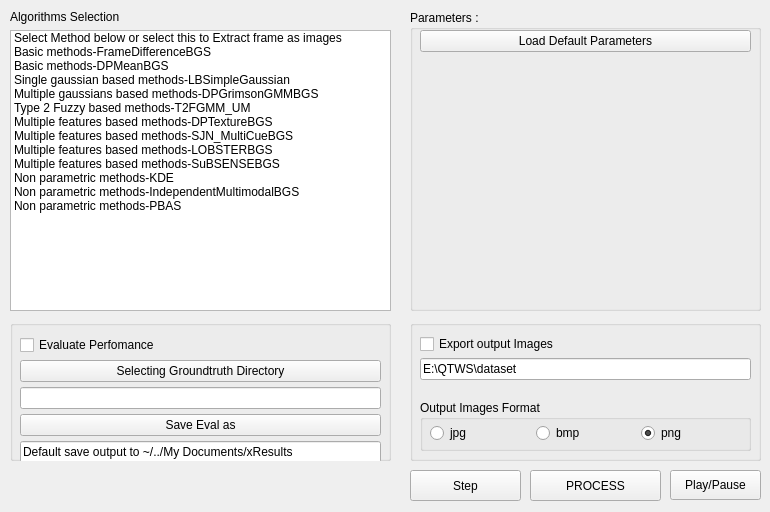
<?xml version="1.0" encoding="UTF-8"?>
<ui version="4.0">
 <class>task_RunAlgo</class>
 <widget class="QWidget" name="task_RunAlgo">
  <property name="geometry">
   <rect>
    <x>0</x>
    <y>0</y>
    <width>770</width>
    <height>512</height>
   </rect>
  </property>
  <property name="windowTitle">
   <string>Form</string>
  </property>
  <widget class="QGroupBox" name="evaluatePanel">
   <property name="enabled">
    <bool>true</bool>
   </property>
   <property name="geometry">
    <rect>
     <x>10</x>
     <y>320</y>
     <width>381</width>
     <height>141</height>
    </rect>
   </property>
   <property name="title">
    <string/>
   </property>
   <widget class="QWidget" name="layoutWidget_2">
    <property name="enabled">
     <bool>true</bool>
    </property>
    <property name="geometry">
     <rect>
      <x>10</x>
      <y>10</y>
      <width>361</width>
      <height>141</height>
     </rect>
    </property>
    <layout class="QVBoxLayout" name="verticalLayout_2">
     <property name="spacing">
      <number>0</number>
     </property>
     <item>
      <widget class="QCheckBox" name="cbIsEvalPerf">
       <property name="text">
        <string>Evaluate Perfomance</string>
       </property>
      </widget>
     </item>
     <item>
      <widget class="QPushButton" name="browse_gtDir">
       <property name="enabled">
        <bool>true</bool>
       </property>
       <property name="text">
        <string>Selecting Groundtruth Directory</string>
       </property>
      </widget>
     </item>
     <item>
      <widget class="QLineEdit" name="txtGtDir">
       <property name="enabled">
        <bool>true</bool>
       </property>
       <property name="text">
        <string/>
       </property>
      </widget>
     </item>
     <item>
      <widget class="QPushButton" name="browse_resultDir">
       <property name="enabled">
        <bool>true</bool>
       </property>
       <property name="text">
        <string>Save Eval as</string>
       </property>
      </widget>
     </item>
     <item>
      <widget class="QLineEdit" name="txtResultDir">
       <property name="enabled">
        <bool>true</bool>
       </property>
       <property name="text">
        <string>Default save output to ~/../My Documents/xResults</string>
       </property>
      </widget>
     </item>
    </layout>
   </widget>
  </widget>
  <widget class="QGroupBox" name="saveOutputPanel">
   <property name="enabled">
    <bool>true</bool>
   </property>
   <property name="geometry">
    <rect>
     <x>410</x>
     <y>320</y>
     <width>351</width>
     <height>141</height>
    </rect>
   </property>
   <property name="title">
    <string/>
   </property>
   <widget class="QGroupBox" name="saveImageFormat">
    <property name="enabled">
     <bool>true</bool>
    </property>
    <property name="geometry">
     <rect>
      <x>10</x>
      <y>80</y>
      <width>331</width>
      <height>51</height>
     </rect>
    </property>
    <property name="title">
     <string>Output Images Format</string>
    </property>
    <widget class="QWidget" name="layoutWidget_4">
     <property name="enabled">
      <bool>true</bool>
     </property>
     <property name="geometry">
      <rect>
       <x>10</x>
       <y>20</y>
       <width>311</width>
       <height>27</height>
      </rect>
     </property>
     <layout class="QHBoxLayout" name="horizontalLayout_5">
      <item>
       <widget class="QRadioButton" name="saveJPG">
        <property name="enabled">
         <bool>true</bool>
        </property>
        <property name="text">
         <string>jpg</string>
        </property>
        <property name="checked">
         <bool>false</bool>
        </property>
       </widget>
      </item>
      <item>
       <widget class="QRadioButton" name="saveBMP">
        <property name="enabled">
         <bool>true</bool>
        </property>
        <property name="text">
         <string>bmp</string>
        </property>
        <property name="checked">
         <bool>false</bool>
        </property>
       </widget>
      </item>
      <item>
       <widget class="QRadioButton" name="savePNG">
        <property name="enabled">
         <bool>true</bool>
        </property>
        <property name="text">
         <string>png</string>
        </property>
        <property name="checked">
         <bool>true</bool>
        </property>
       </widget>
      </item>
     </layout>
    </widget>
   </widget>
   <widget class="QWidget" name="layoutWidget_5">
    <property name="enabled">
     <bool>true</bool>
    </property>
    <property name="geometry">
     <rect>
      <x>10</x>
      <y>10</y>
      <width>331</width>
      <height>54</height>
     </rect>
    </property>
    <layout class="QVBoxLayout" name="verticalLayout">
     <property name="spacing">
      <number>0</number>
     </property>
     <item>
      <widget class="QCheckBox" name="cbIsSaveImage">
       <property name="enabled">
        <bool>true</bool>
       </property>
       <property name="text">
        <string>Export output Images</string>
       </property>
      </widget>
     </item>
     <item>
      <widget class="QLineEdit" name="txtSaveImageOutputPath">
       <property name="enabled">
        <bool>true</bool>
       </property>
       <property name="text">
        <string>E:\QTWS\dataset</string>
       </property>
       <property name="readOnly">
        <bool>true</bool>
       </property>
      </widget>
     </item>
    </layout>
   </widget>
   <zorder>layoutWidget_5</zorder>
   <zorder>saveImageFormat</zorder>
  </widget>
  <widget class="QPushButton" name="btnProcess">
   <property name="enabled">
    <bool>true</bool>
   </property>
   <property name="geometry">
    <rect>
     <x>530</x>
     <y>470</y>
     <width>131</width>
     <height>31</height>
    </rect>
   </property>
   <property name="text">
    <string>PROCESS</string>
   </property>
  </widget>
  <widget class="QGroupBox" name="paramPanel">
   <property name="enabled">
    <bool>true</bool>
   </property>
   <property name="geometry">
    <rect>
     <x>410</x>
     <y>10</y>
     <width>351</width>
     <height>301</height>
    </rect>
   </property>
   <property name="title">
    <string>Parameters :</string>
   </property>
   <widget class="QWidget" name="layoutWidget_3">
    <property name="enabled">
     <bool>true</bool>
    </property>
    <property name="geometry">
     <rect>
      <x>10</x>
      <y>20</y>
      <width>331</width>
      <height>271</height>
     </rect>
    </property>
    <layout class="QVBoxLayout" name="verticalLayout_4">
     <item>
      <widget class="QPushButton" name="btnLoadDefaultConfig">
       <property name="enabled">
        <bool>true</bool>
       </property>
       <property name="text">
        <string>Load Default Parameters</string>
       </property>
      </widget>
     </item>
     <item>
      <widget class="QWidget" name="widgetParam" native="true">
       <property name="enabled">
        <bool>true</bool>
       </property>
      </widget>
     </item>
    </layout>
   </widget>
  </widget>
  <widget class="QWidget" name="layoutWidget">
   <property name="enabled">
    <bool>true</bool>
   </property>
   <property name="geometry">
    <rect>
     <x>10</x>
     <y>10</y>
     <width>381</width>
     <height>301</height>
    </rect>
   </property>
   <layout class="QVBoxLayout" name="verticalLayout_3">
    <item>
     <widget class="QLabel" name="label">
      <property name="enabled">
       <bool>true</bool>
      </property>
      <property name="text">
       <string>Algorithms Selection</string>
      </property>
     </widget>
    </item>
    <item>
     <widget class="QListWidget" name="selAlgo">
      <property name="enabled">
       <bool>true</bool>
      </property>
      <item>
       <property name="text">
        <string>Select Method below or select this to Extract frame as images</string>
       </property>
       <property name="flags">
        <set>ItemIsSelectable|ItemIsUserCheckable|ItemIsEnabled</set>
       </property>
      </item>
      <item>
       <property name="text">
        <string>Basic methods-FrameDifferenceBGS</string>
       </property>
      </item>
      <item>
       <property name="text">
        <string>Basic methods-DPMeanBGS</string>
       </property>
      </item>
      <item>
       <property name="text">
        <string>Single gaussian based methods-LBSimpleGaussian</string>
       </property>
      </item>
      <item>
       <property name="text">
        <string>Multiple gaussians based methods-DPGrimsonGMMBGS</string>
       </property>
      </item>
      <item>
       <property name="text">
        <string>Type 2 Fuzzy based methods-T2FGMM_UM</string>
       </property>
      </item>
      <item>
       <property name="text">
        <string>Multiple features based methods-DPTextureBGS</string>
       </property>
      </item>
      <item>
       <property name="text">
        <string>Multiple features based methods-SJN_MultiCueBGS</string>
       </property>
      </item>
      <item>
       <property name="text">
        <string>Multiple features based methods-LOBSTERBGS</string>
       </property>
      </item>
      <item>
       <property name="text">
        <string>Multiple features based methods-SuBSENSEBGS</string>
       </property>
      </item>
      <item>
       <property name="text">
        <string>Non parametric methods-KDE</string>
       </property>
      </item>
      <item>
       <property name="text">
        <string>Non parametric methods-IndependentMultimodalBGS</string>
       </property>
      </item>
      <item>
       <property name="text">
        <string>Non parametric methods-PBAS</string>
       </property>
      </item>
     </widget>
    </item>
   </layout>
  </widget>
  <widget class="QPushButton" name="stepB">
   <property name="geometry">
    <rect>
     <x>410</x>
     <y>470</y>
     <width>111</width>
     <height>31</height>
    </rect>
   </property>
   <property name="text">
    <string>Step</string>
   </property>
  </widget>
  <widget class="QPushButton" name="pPB">
   <property name="geometry">
    <rect>
     <x>670</x>
     <y>470</y>
     <width>91</width>
     <height>30</height>
    </rect>
   </property>
   <property name="text">
    <string>Play/Pause</string>
   </property>
  </widget>
 </widget>
 <resources/>
 <connections/>
</ui>
